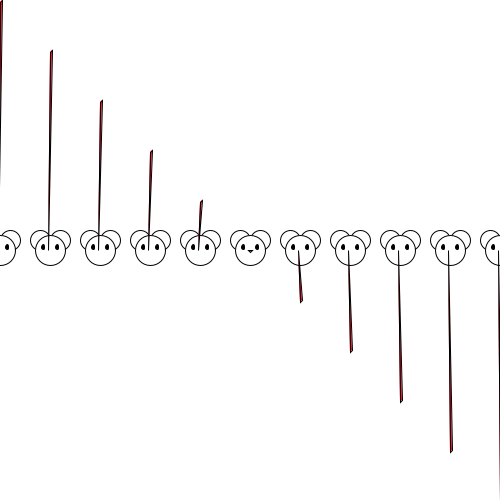
Frame 1 (no input)
Frame 60 (the mouse pressed at the canvas centre just before this capture): identical to frame 1, image omitted
Frame 120 (the mouse held since frame 60 and released just before this capture): identical to frame 1, image omitted

The Processing sketch that drew this single still picture (run headless with seeded random() and noise(); from frame 60 on, the mouse is pressed at the canvas centre):

// Processing sketch: processing_139278
// ── processing_139278.pde

float[] a;

void setup() {
  size(500, 500);



  a = new float[20];
  int i = 0;
  while ( i <= 19 ) {
    a[i] = 250;
    i = i + 1;
  }
}

void draw() {
  background(255);

  int i = 0;
  while ( i <= 19 ) {    
    //ears
    fill(255);
    ellipse(i*50-10, a[i]-10, 20, 20); 
    ellipse(i*50+10, a[i]-10, 20, 20);

    fill(255);
    ellipse(i*50, a[i], 30, 30);

    //eyes
    fill(0);
    ellipse(i*50-7, a[i]-3, 3, 5); 
    ellipse(i*50+7, a[i]-3, 3, 5);

    
    fill(255, 0, 30);
    triangle(i*50-2, a[i], i*50+2, i*50, i*50, i*50+2);

    if ( mouseX > i*50 && mouseX < i*50+50 ) {
      a[i] = a[i] + random(-10, 10);
    }

    i = i + 1;
  }
}
